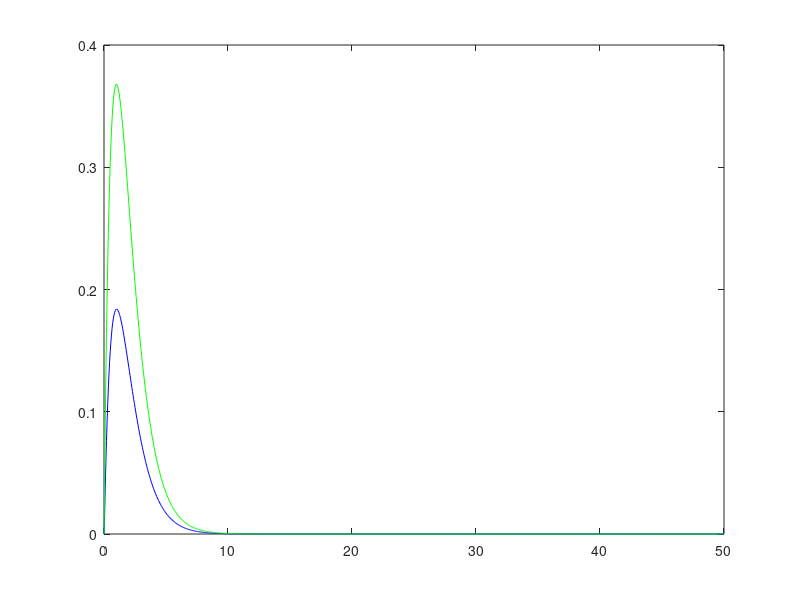

MATLAB code to generate this figure:
function work4_1
M=1;
D=2;
K=1;
a=[0 1;-K/M -D/M];
b=[0;1/M];
c=[1 0];
d=[0];
s1=ss(a,b,c,d);

delta=0.05;
t=[0:delta:50];
u=[1/delta zeros(1,length(t)-1)];
u2=[zeros(1,length(t))];
y=lsim(s1,u,t);
y2=lsim(s1,u2,t,[0;1]);
plot(t,y,'b');
hold on
plot(t,y2,'g');
hold on
%plot(t,u,'r--');

hold off